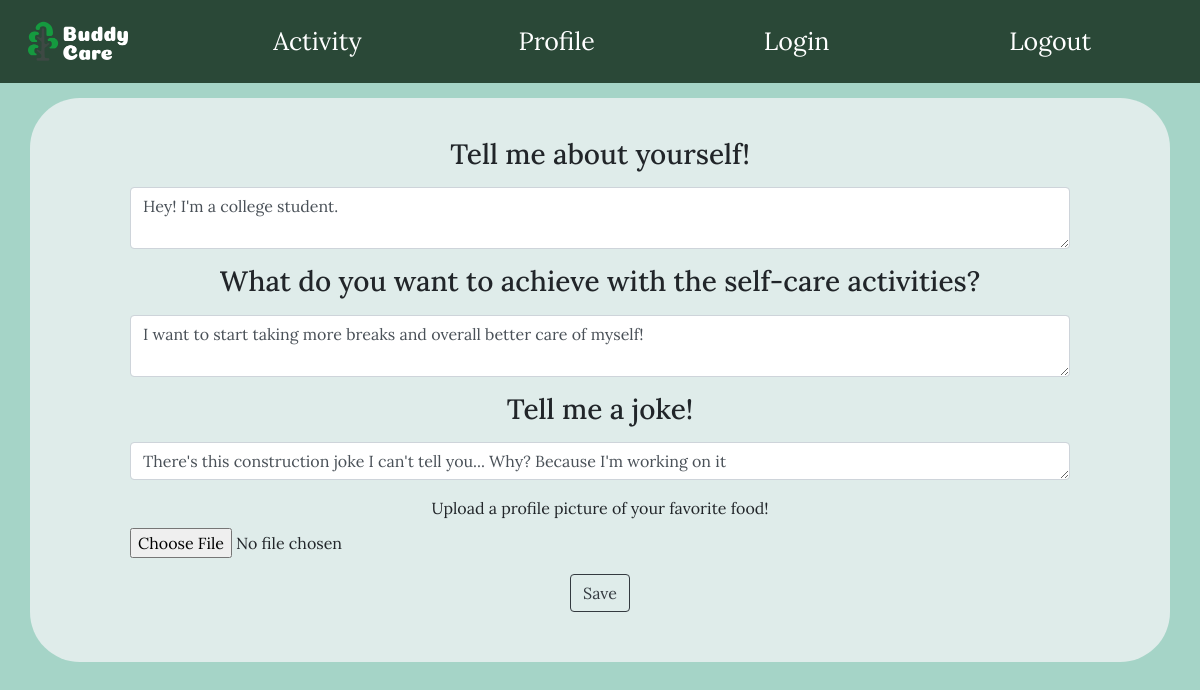
The page /Questions (signed in) on the database its author committed.
### main.py (models this page shows, shortened)
class User(db.Model):
    id = db.Column("id", db.Integer, primary_key= True)
    username = db.Column("username", db.String(100))
    password = db.Column("password", db.String(100))
    bud = db.Column("bud", db.Boolean)
    activity = db.Column("activity", db.String(100))
    streak = db.Column("streak", db.Integer, primary_key=True)
    bio = db.Column("bio", db.String(300))
    achieve = db.Column("achieve", db.String(300))
    joke = db.Column("joke", db.String(200))
    budName = db.Column("buddy",db.String(200))
    image_file = db.Column("img", db.String(100), default="sunflowers.jpg")

### main.py (the view)
@app.route("/Questions", methods=["POST", "GET"])
def questions():
    user = User.query.filter_by(username=session['name']).first()
    if request.method == "POST":
        if "name" in session:
            session.permanent = True
            return redirect(url_for("profile"))
    return render_template("Questions.html", user=user)

### main.py (called while the page is built)
@app.before_request
def before_request():
    g.user = None
    if User:
        if 'name' in session and not(session['name'] == None):
            user = User.query.filter_by(username = session['name']).first()
            g.user = user

### templates/questions.html (shortened to what this page needs)
{% extends "base.html" %}
{% block content %}
    <div class="container" id="container">
        <form id=textBox method="POST" action="/profile"  enctype="multipart/form-data">
            <div class="form-group">
            <label for="bio"><h3>Tell me about yourself!</h3></label>
            <textarea maxlength="300" class="form-control" id="bio" rows="2" name="bio">{{user.bio}}</textarea>
            </div>
            <div class="form-group">
                <label for="exampleFormControlTextarea1"><h3>What do you want to achieve with the self-care activities?</h3></label>
                <textarea maxlength="300" class="form-control" id="achieve" rows="2" name="achieve">{{user.achieve}}</textarea>
            </div>
            <div class="form-group">
                <label for="joke"><h3>Tell me a joke!</h3></label>
                <textarea maxlength="200" class="form-control" id="joke" rows="1" name="joke">{{user.joke}}</textarea>
            </div>
            <div class="form-group">
                <label for="pfp" id="attach">Upload a profile picture of your favorite food!</label>
                <input type="file" class="form-control-file" id="pfp" name="pfp" accept="image/*">
            </div>
                <input type="submit" name="button" class="btn btn-outline-dark" value="Save"/>
        </form>
    </div>
{% endblock %}

### static/style.css (style rules this page uses)
body { margin: 0; font-family: 'Lora'; text-shadow: border; background-color: rgb(165, 212, 199) }
.container { margin-top: 15px; margin-bottom: 15px; padding-top: 40px; padding-right: 100px; padding-bottom: 50px; padding-left: 100px; text-align: center; background-color: rgba(241, 244, 245, 0.769); border-radius: 50px 50px 50px 50px; vertical-align: center; }

### rows shown on the page
User: bio "Hey! I'm a college student.", achieve "I want to start taking more breaks and overall better care of myself!", joke "There's this construction joke I can't tell you... Why? Because I'm working on it"
